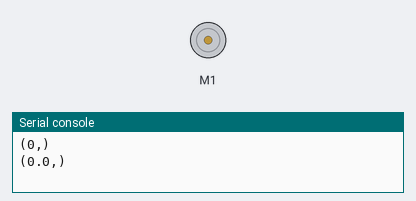
The program below on a simulated Raspberry Pi Pico running CircuitPython. Shown: DC motor (green arrow = forward, orange = backward, longer = faster), the last lines printed to the serial console.

Above: at 0.1 s.
At 9.1 s:
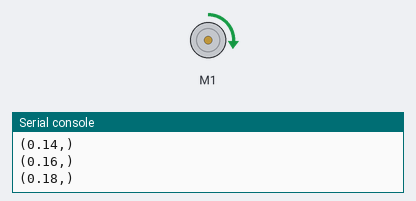
At 19.1 s:
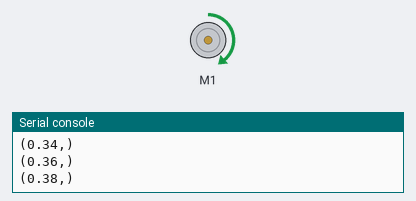
At 39.1 s:
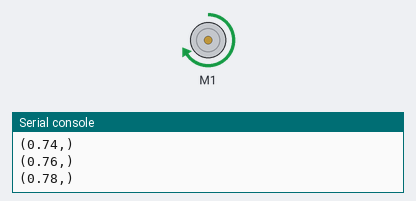
Timing chart, 0 to 40.0 s (numbered marks = the images above):
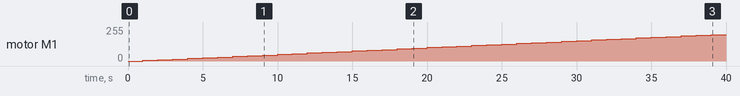

The program:

motor_code.py
```python
# (licence header left out)
# Breakout PWM Frequency Example
# for Adafruit motor controller breakout boards and H-bridge drivers
# TB6612 (#2448), DRV8833 (#3297), DRV8871 (#3190), L9110 (#4489), L293D (#807)

import time
import board
import pwmio
from adafruit_motor import motor

PWM_PIN_A = board.GP16  # Pick two PWM pins on their own channels
PWM_PIN_B = board.GP17
PWM_FREQ = 25  # Custom PWM frequency in Hz; PWMOut min/max 1Hz/50kHz, default is 500Hz
DECAY_MODE = motor.SLOW_DECAY  # Set controller to Slow Decay (braking) mode
THROTTLE_HOLD = 1  # Hold the throttle (seconds)

# DC motor setup; Set pins to custom PWM frequency
pwm_a = pwmio.PWMOut(PWM_PIN_A, frequency=PWM_FREQ)
pwm_b = pwmio.PWMOut(PWM_PIN_B, frequency=PWM_FREQ)
motor1 = motor.DCMotor(pwm_a, pwm_b)
motor1.decay_mode = DECAY_MODE

motor1.throttle = 0  # Stop motor1
print((0,))  # Plot/print current throttle value

# Sweep up through 50 duty cycle values
for duty_cycle in range(0, 101, 2):
    throttle = duty_cycle / 100  # Convert to throttle value (0 to 1.0)
    motor1.throttle = throttle
    print((throttle,))  # Plot/print current throttle value
    time.sleep(1)  # Hold at current throttle value

motor1.throttle = 0  # Stop motor1
print((0,))  # Plot/print current throttle value
```

Measured:
- by itself, motor M1: moves from stopped to forward 198/255 over 38.0 s
